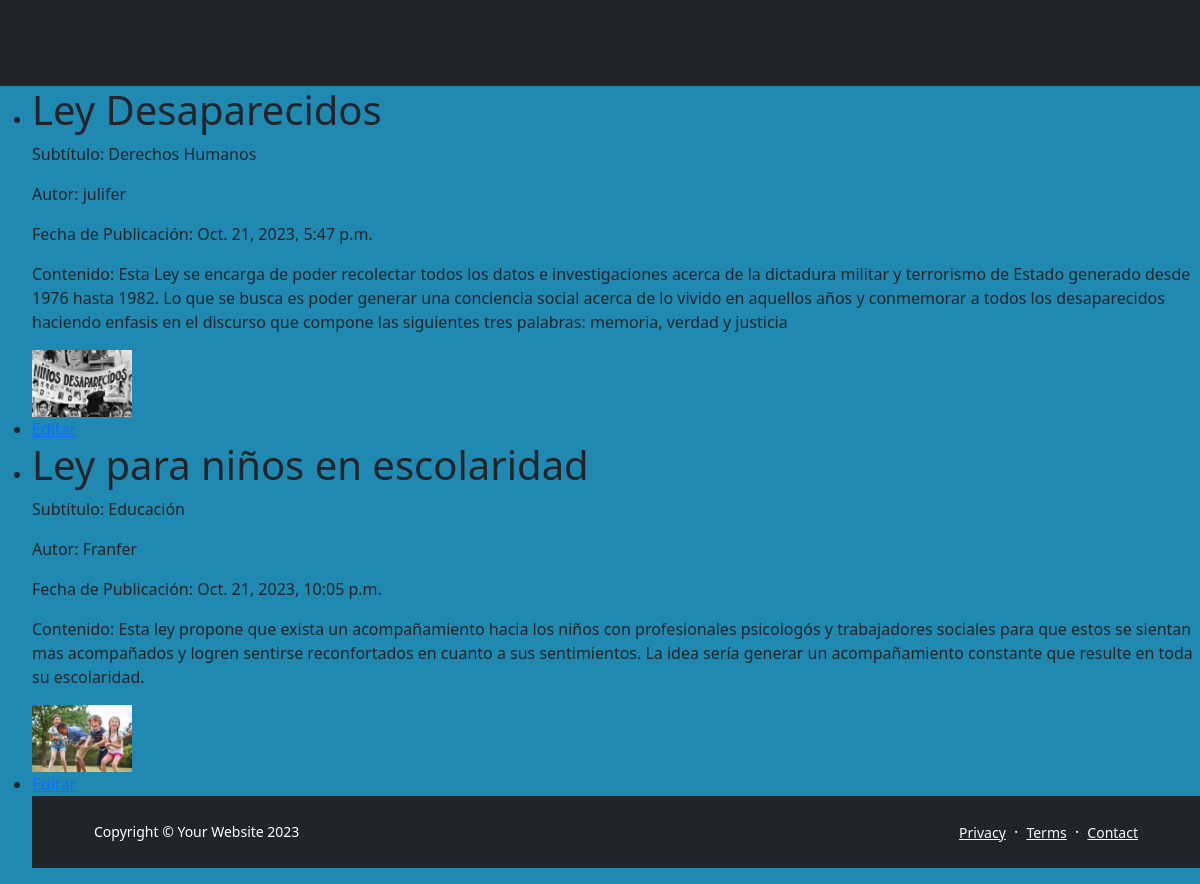
The app's page /blogs/ (lower part), older data.
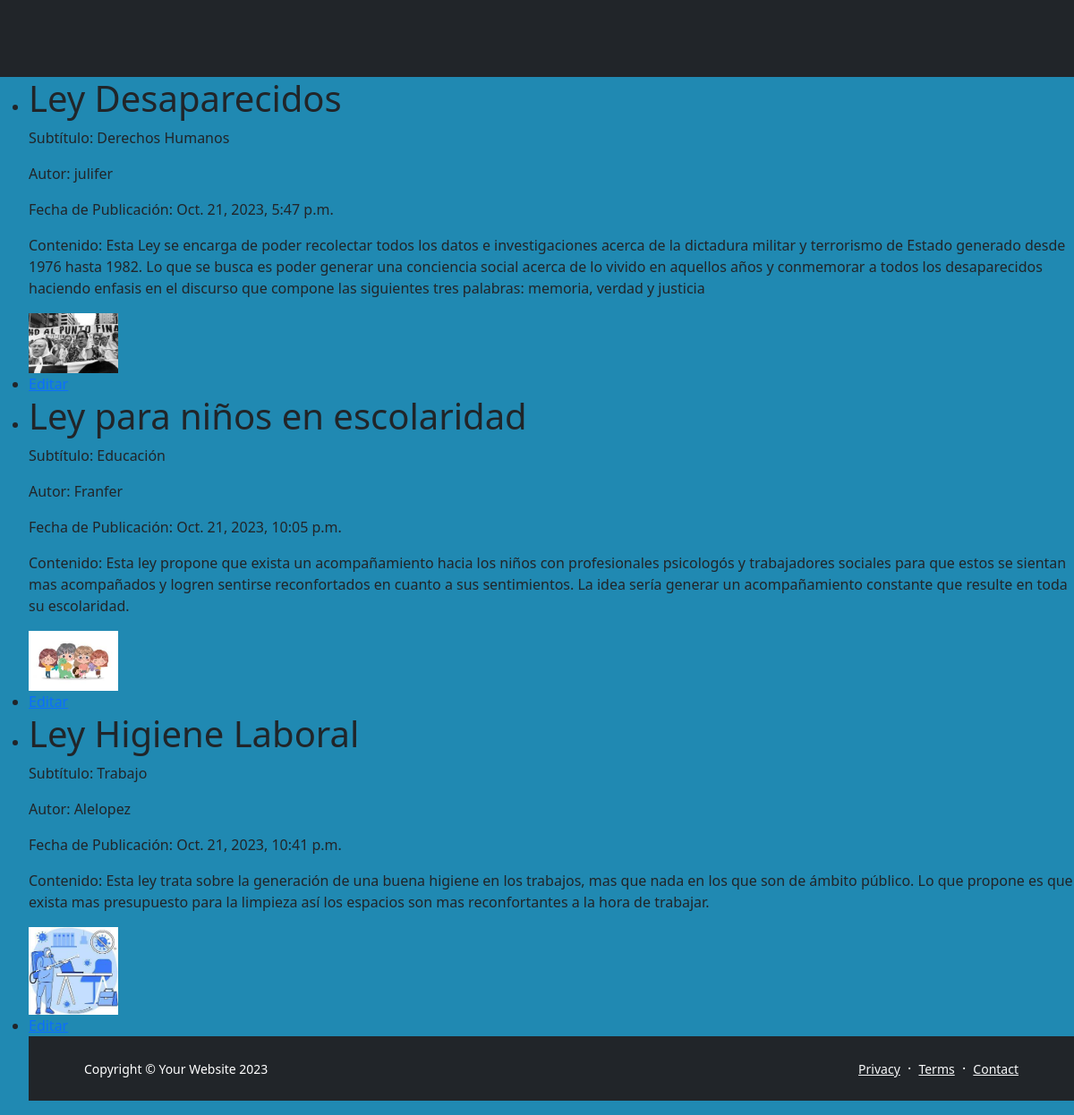
The same page, newer data.
### appcoder/models.py (models this page shows, shortened)
class Blog(models.Model):
    title = models.CharField(max_length=200)
    subtitle = models.CharField(max_length=200)
    body = models.TextField()
    author = models.ForeignKey(User, on_delete=models.CASCADE)
    pub_date = models.DateTimeField('date published', auto_now_add=True)
    image = models.ImageField(upload_to='blog_images/')  # Campo para la imagen, se almacenará en la carpeta 'blog_images/'

### appcoder/views.py (the view)
# urls.py: path('blogs/', views.blog_list, name='blog_list'),
def blog_list(request):
    blogs = Blog.objects.all()
    return render(request, 'AppCoder/blog_list.html', {'blogs': blogs})

### appcoder/templates/AppCoder/blog_list.html (shortened to what this page needs)
{% extends 'AppCoder/base.html' %}
{% block main %}
<ul>
    <body style="background-color:  rgb(32, 137, 178);"></body>
        {% for blog in blogs %}
        <div id="lista">
        <li>
            <h1>{{ blog.title }}</h1>
            <p>Subtítulo: {{ blog.subtitle }}</p>
            <p>Autor: {{ blog.author }}</p>
            <p>Fecha de Publicación: {{ blog.pub_date }}</p>
            <p>Contenido: {{ blog.body }}</p>
            <img src="{{ blog.image.url }}" alt="Imagen del Blog" class="imagen-pequena">
            <li>
                <a href="{% url 'edit_blog' blog.id %}">Editar</a>
            </li>
            {% endfor %}
</div>
{% endblock %}

Row changes from the older to the newer data that the page shows:
changed Blog "Ley Desaparecidos": image: a different picture
changed Blog "Ley para niños en escolaridad": image: a different picture
added Blog: title "Ley Higiene Laboral", subtitle "Trabajo", author "Alelopez", pub_date "Oct. 21, 2023, 10:41 p.m.", body "Esta ley trata sobre la generación de una buena higiene en los trabajos, mas que nada en los que son de ámbito público. Lo que propone es que exista mas presupuesto para la limpieza así los espacios son mas reconfortantes a la hora de trabajar.", image (picture)
